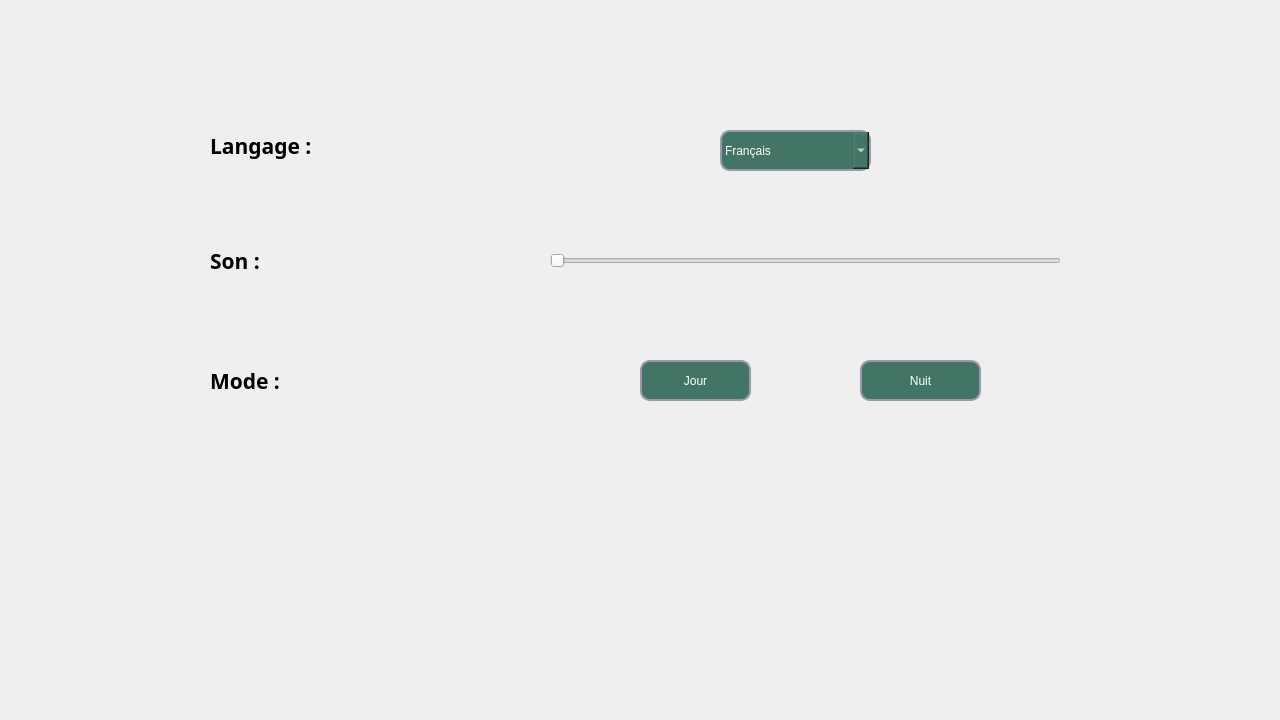
<?xml version="1.0" encoding="UTF-8"?>
<ui version="4.0">
 <class>reglage</class>
 <widget class="QDialog" name="reglage">
  <property name="geometry">
   <rect>
    <x>0</x>
    <y>0</y>
    <width>1280</width>
    <height>720</height>
   </rect>
  </property>
  <property name="windowTitle">
   <string>Dialog</string>
  </property>
  <widget class="QStackedWidget" name="stackedWidget">
   <property name="geometry">
    <rect>
     <x>0</x>
     <y>0</y>
     <width>1280</width>
     <height>720</height>
    </rect>
   </property>
   <property name="font">
    <font>
     <weight>75</weight>
     <bold>true</bold>
    </font>
   </property>
   <widget class="QWidget" name="page">
    <widget class="QLabel" name="label">
     <property name="geometry">
      <rect>
       <x>210</x>
       <y>350</y>
       <width>81</width>
       <height>61</height>
      </rect>
     </property>
     <property name="font">
      <font>
       <family>Segoe UI Black</family>
       <pointsize>16</pointsize>
       <weight>75</weight>
       <bold>true</bold>
      </font>
     </property>
     <property name="styleSheet">
      <string notr="true">QLabel
{
qproperty-alignment:AlignCenter;}</string>
     </property>
     <property name="text">
      <string>Mode :</string>
     </property>
    </widget>
    <widget class="QLabel" name="label_2">
     <property name="geometry">
      <rect>
       <x>210</x>
       <y>230</y>
       <width>61</width>
       <height>61</height>
      </rect>
     </property>
     <property name="font">
      <font>
       <family>Segoe UI Black</family>
       <pointsize>16</pointsize>
       <weight>75</weight>
       <bold>true</bold>
      </font>
     </property>
     <property name="styleSheet">
      <string notr="true">QLabel
{
qproperty-alignment:AlignCenter;}</string>
     </property>
     <property name="text">
      <string>Son :</string>
     </property>
    </widget>
    <widget class="QLabel" name="label_3">
     <property name="geometry">
      <rect>
       <x>210</x>
       <y>90</y>
       <width>101</width>
       <height>111</height>
      </rect>
     </property>
     <property name="font">
      <font>
       <family>Segoe UI Black</family>
       <pointsize>16</pointsize>
       <weight>75</weight>
       <bold>true</bold>
      </font>
     </property>
     <property name="styleSheet">
      <string notr="true">QLabel
{
qproperty-alignment:AlignCenter;

}</string>
     </property>
     <property name="text">
      <string>Langage :</string>
     </property>
    </widget>
    <widget class="QSlider" name="horizontalSlider">
     <property name="geometry">
      <rect>
       <x>550</x>
       <y>240</y>
       <width>511</width>
       <height>41</height>
      </rect>
     </property>
     <property name="styleSheet">
      <string notr="true"/>
     </property>
     <property name="orientation">
      <enum>Qt::Horizontal</enum>
     </property>
    </widget>
    <widget class="QComboBox" name="comboBox">
     <property name="geometry">
      <rect>
       <x>720</x>
       <y>130</y>
       <width>151</width>
       <height>41</height>
      </rect>
     </property>
     <property name="styleSheet">
      <string notr="true">QComboBox{
 background-color: rgb(66, 117, 102);
border-radius:10px;
border-style:solid;
border-width:2px;
border-color:#9999aa;
color:white;
}
</string>
     </property>
     <item>
      <property name="text">
       <string>Français</string>
      </property>
     </item>
     <item>
      <property name="text">
       <string>Anglais</string>
      </property>
     </item>
    </widget>
    <widget class="QPushButton" name="pushButton">
     <property name="geometry">
      <rect>
       <x>640</x>
       <y>360</y>
       <width>111</width>
       <height>41</height>
      </rect>
     </property>
     <property name="styleSheet">
      <string notr="true">QPushButton{
 background-color: rgb(66, 117, 102);
border-radius:10px;
border-style:solid;
border-width:2px;
border-color:#9999aa;
color:white;
}
QPushButton:enabled{
 background-color: rgb(66, 117, 102);
color:white;
}

QPushButton:pressed{
 background-color: qlineargradient(spread:pad, x1:0.5, y1:0.0342727, x2:0.5, y2:1, stop:0 rgba(0, 255, 255, 255), stop:1 rgba(255, 255, 255, 255));
color:#fffffe;
}

QPushButton:hover:!pressed{
 background-color:   rgb(221,222,217);
color:#0c2f70;
}

QPushButton:disabled{
background-color:rgb(66, 117, 102);
color:#ffffff;
}</string>
     </property>
     <property name="text">
      <string>Jour</string>
     </property>
    </widget>
    <widget class="QPushButton" name="pushButton_2">
     <property name="geometry">
      <rect>
       <x>860</x>
       <y>360</y>
       <width>121</width>
       <height>41</height>
      </rect>
     </property>
     <property name="styleSheet">
      <string notr="true">QPushButton{
 background-color: rgb(66, 117, 102);
border-radius:10px;
border-style:solid;
border-width:2px;
border-color:#9999aa;
color:white;
}
QPushButton:enabled{
 background-color: rgb(66, 117, 102);
color:white;
}

QPushButton:pressed{
 background-color: qlineargradient(spread:pad, x1:0.5, y1:0.0342727, x2:0.5, y2:1, stop:0 rgba(0, 255, 255, 255), stop:1 rgba(255, 255, 255, 255));
color:#fffffe;
}

QPushButton:hover:!pressed{
 background-color: rgb(221,222,217);
color:#0c2f70;
}

QPushButton:disabled{
background-color:rgb(66, 117, 102);
color:#ffffff;
}</string>
     </property>
     <property name="text">
      <string>Nuit</string>
     </property>
    </widget>
    <widget class="QLabel" name="label_7">
     <property name="geometry">
      <rect>
       <x>0</x>
       <y>0</y>
       <width>1280</width>
       <height>720</height>
      </rect>
     </property>
     <property name="text">
      <string/>
     </property>
     <property name="pixmap">
      <pixmap>../../2eme/2 semaistre/projet/logoapp/photo2.jpg</pixmap>
     </property>
     <property name="scaledContents">
      <bool>true</bool>
     </property>
    </widget>
    <widget class="QLabel" name="label_4">
     <property name="geometry">
      <rect>
       <x>90</x>
       <y>110</y>
       <width>71</width>
       <height>61</height>
      </rect>
     </property>
     <property name="text">
      <string/>
     </property>
     <property name="pixmap">
      <pixmap resource="iconn.qrc">:/ICON/1.png</pixmap>
     </property>
     <property name="scaledContents">
      <bool>true</bool>
     </property>
    </widget>
    <widget class="QLabel" name="label_5">
     <property name="geometry">
      <rect>
       <x>90</x>
       <y>230</y>
       <width>71</width>
       <height>61</height>
      </rect>
     </property>
     <property name="text">
      <string/>
     </property>
     <property name="pixmap">
      <pixmap resource="iconn.qrc">:/ICON/2.png</pixmap>
     </property>
     <property name="scaledContents">
      <bool>true</bool>
     </property>
    </widget>
    <widget class="QLabel" name="label_6">
     <property name="geometry">
      <rect>
       <x>90</x>
       <y>350</y>
       <width>71</width>
       <height>61</height>
      </rect>
     </property>
     <property name="text">
      <string/>
     </property>
     <property name="pixmap">
      <pixmap resource="iconn.qrc">:/ICON/3.png</pixmap>
     </property>
     <property name="scaledContents">
      <bool>true</bool>
     </property>
    </widget>
    <zorder>label_7</zorder>
    <zorder>label</zorder>
    <zorder>label_2</zorder>
    <zorder>label_3</zorder>
    <zorder>horizontalSlider</zorder>
    <zorder>comboBox</zorder>
    <zorder>pushButton</zorder>
    <zorder>pushButton_2</zorder>
    <zorder>label_4</zorder>
    <zorder>label_5</zorder>
    <zorder>label_6</zorder>
   </widget>
   <widget class="QWidget" name="page_2"/>
  </widget>
 </widget>
 <resources>
  <include location="iconn.qrc"/>
 </resources>
 <connections/>
</ui>
